Frame 1 (no input): blank canvas, image omitted
Frame 60 (no input): blank canvas, image omitted
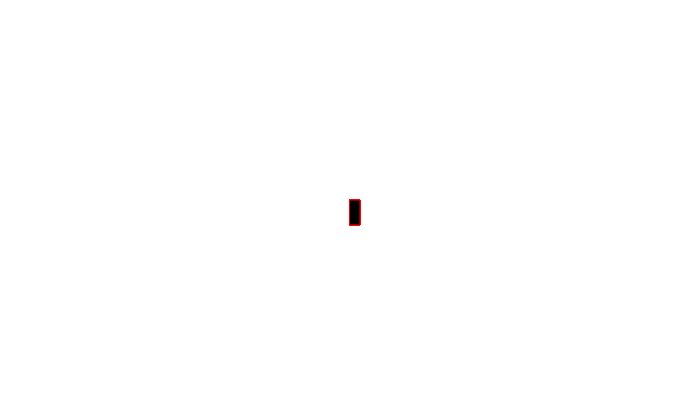
Frame 120 (the mouse pressed at the canvas centre since frame 60)

The p5.js sketch whose frames 1 and 60 were blank and that drew this single picture after the mouse press (run headless with seeded random() and noise() and a simulated clock; from frame 60 on, the mouse is pressed at the canvas centre):

// p5.js sketch
// ── sketch.js
function setup() {
    createCanvas(700, 400);
    background("white")
  }
  
  function draw() {
    stroke("red");
    fill("black");
    
    
    if (mouseIsPressed) {
      rect(mouseX, mouseY, 10, 25);
    }
  }
  
